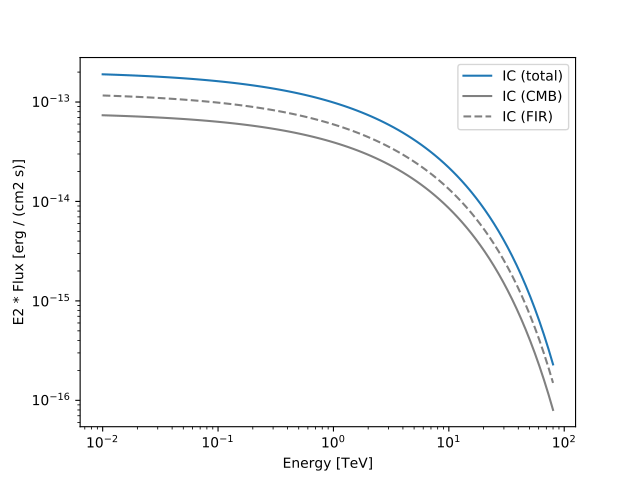

Reproduce this figure in Python.
import naima
from gammapy.modeling.models import NaimaSpectralModel
import astropy.units as u
import matplotlib.pyplot as plt

particle_distribution = naima.models.ExponentialCutoffPowerLaw(1e30 / u.eV, 10 * u.TeV, 3.0, 30 * u.TeV)
radiative_model = naima.radiative.InverseCompton(
    particle_distribution,
    seed_photon_fields=[
        "CMB",
        ["FIR", 26.5 * u.K, 0.415 * u.eV / u.cm ** 3],
    ],
    Eemin=100 * u.GeV,
)

model = NaimaSpectralModel(radiative_model, distance=1.5 * u.kpc)

opts = {
    "energy_range" : [10 * u.GeV, 80 * u.TeV],
    "energy_power" : 2,
    "flux_unit" : "erg-1 cm-2 s-1",
}

# Plot the total inverse Compton emission
model.plot(label='IC (total)', **opts)

# Plot the separate contributions from each seed photon field
for seed, ls in zip(['CMB','FIR'], ['-','--']):
    model = NaimaSpectralModel(radiative_model, seed=seed, distance=1.5 * u.kpc)
    model.plot(label="IC ({})".format(seed), ls=ls, color="gray", **opts)

plt.legend(loc='best')
plt.show()
